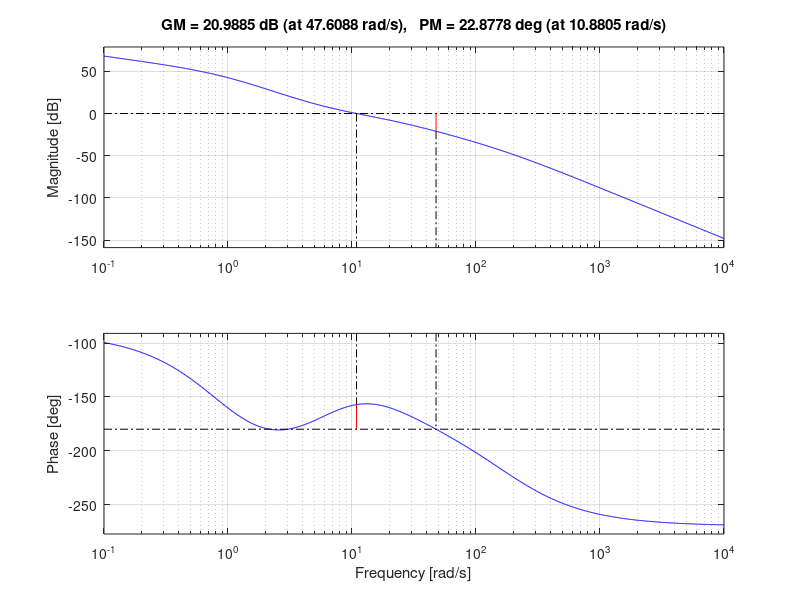
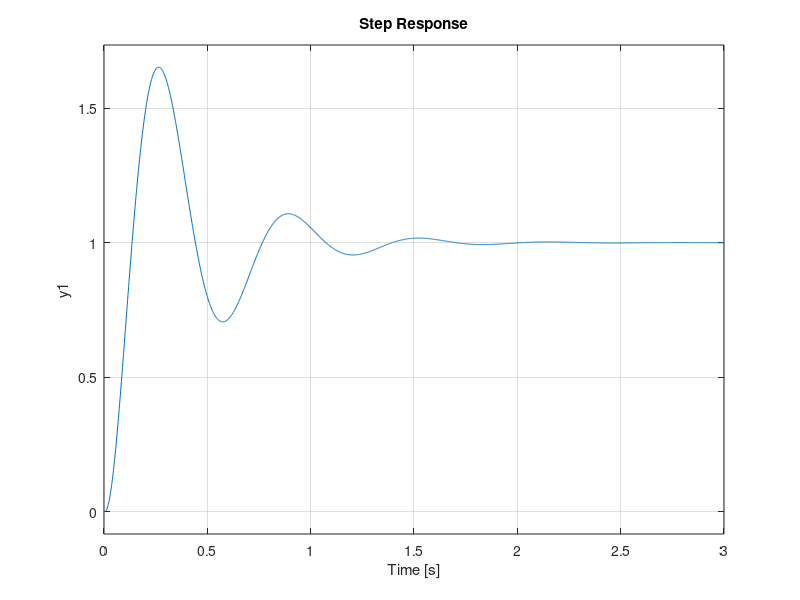
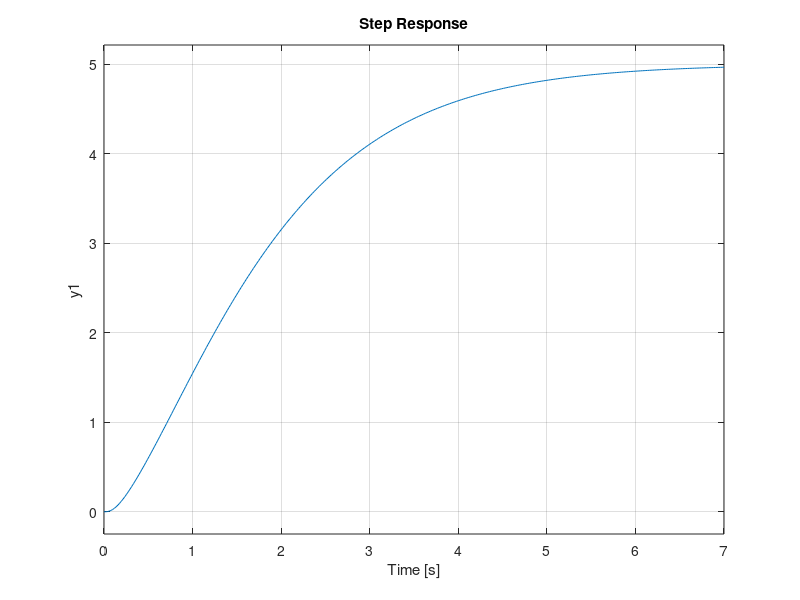

Write MATLAB code to recreate these figures, in order. (Note: this script raises an error after producing the figures.)
clear all, close all

s = tf('s');

F = 5*(1+s/4)/((1+s)^2*(1+s/16)^2)

[Gm, Pm, Wcg, Wcp] = margin(F) %Gm margine di guadagno, Wcg pulsazione a cui si legge il margine di guadagno
Kpmax = Gm
T = 2*pi/Wcg %periodo di oscillazione che otterrei sull'uscita

%Metodo di Ziegere Nichols, F deve avere margine di guadagno finito per
%poter essere applicato
Kp = 0.6*Kpmax;
Ti = 0.5*T;
Td = 0.125*T;

N = 10;
pc = N/Td %polo di chiusura
Rpid = Kp*(1+1/(Ti*s)+Td*s/(1+Td/N*s));
Ga = Rpid*F;
figure, margin(Ga)
[Gma, Pma, Wcga, Wcpa] = margin(Ga)
W_ZNcc = feedback(Rpid*F, 1)
figure, step(W_ZNcc)

%meotodo taratura ad anello aperto. necessario avere sist asint. stabile e
%deve avere una risposta al gradino motonona.
figure, step(F)
Kf = 5;
thetaf = 0.24;
tauf = 1.76;
Fapp = Kf/(1+tauf*s)*exp(-thetaf*s);

Tmax = 12;

figure, step(F, Tmax)
hold on
step(Fapp, Tmax) %guardo se la mia Fapp approssima bene La mia F, se si sono autorizzato ad andare avanti con i valori che ho scelto
grid on 
hold off

Kp = 1.2*tauf/(Kf*thetaf);
Ti = 2*thetaf;
Td = 0.5*thetaf;

pc = -N/Td;
Rpid = Kp*(1+1/(Ti*s)+Td*s/(1+Td*s/N));
Ga = Rpid*F;

figure, margin(Ga)
[Gma, Pma, Wcga, Wcpa] = margin(Ga)
W_ZNca = feedback(Rpid*F, 1)
figure, step(W_ZNca)